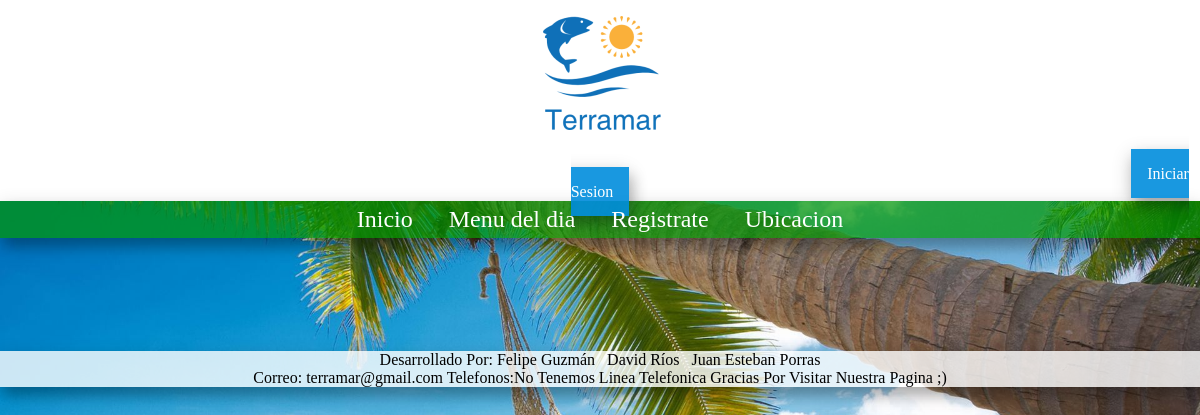
Page /menu.php on the earlier database version.
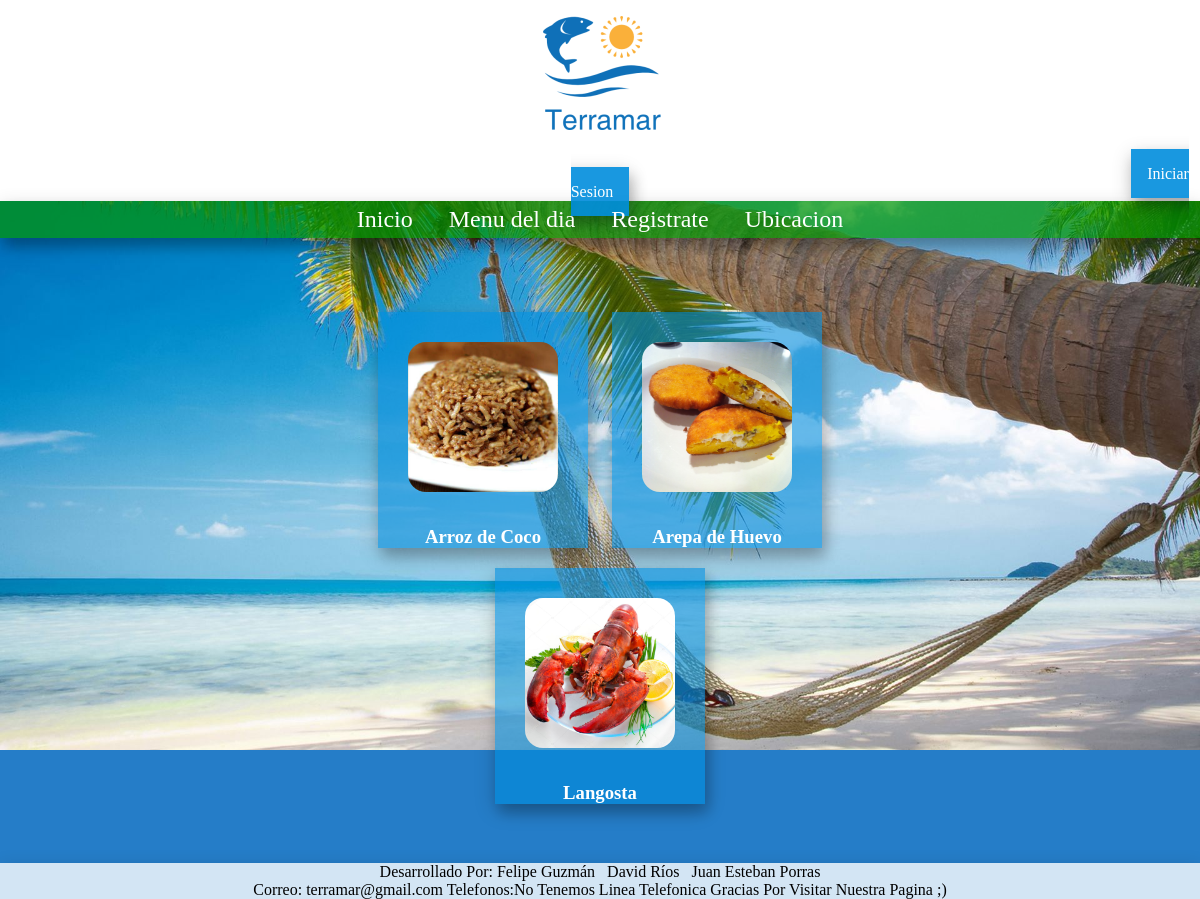
Same page on the later database version.
### tables this page shows
CREATE TABLE `platos` (
  `id_plato` int(11) NOT NULL,
  `nom_plato` varchar(45) NOT NULL,
  `tiempo_preparacion` varchar(11) NOT NULL,
  `preparacion` longtext NOT NULL,
  `precio` int(11) NOT NULL,
  `ruta` text NOT NULL,
  `descripcion` longtext NOT NULL
);

### menu.php (the view, shortened to what this page needs)
<?php
include "headers.php";
include 'conexion.php';
 ?>
 <!DOCTYPE html>
<html lang="es">
<head>
    <link rel="stylesheet" type="text/css" href="css/estilo.css">
</head>
<body>
<center>
<section class="banner">
                <center>
                <img alt="logo" class="logo" src="images/logo.png">
            </center>
               <?php echo $bienvenidad ?>
            </section>
<nav>
    <ul>
        <li>
            <?php echo $menu ?>
        </li>
    </ul>
</nav>
<article>
    <section class="menu" >
    <?php
    $sql     = "SELECT * FROM platos;";
    $mostrar = $conexion->query($sql);
    while ($buscaPlatos = $mostrar->fetch_assoc()) {
        echo '        <a href="'.$info_plato.'=' . $buscaPlatos['id_plato'] . '"><div class="platos">
            <img class="foto" src="' . $buscaPlatos['ruta'] . '" alt="' . $buscaPlatos['nom_plato'] . '" style="width: 150px;height: 150px;padding:30px;border-radius:3em;">
            <h1>' . $buscaPlatos['nom_plato'] . '</h1>
            </div></a>
';
    }
    ?>
    </section>
</article>
<footer>
            <p>
                Desarrollado Por:
    Felipe Guzmán   David Ríos   Juan  Esteban Porras
            </p>
            <p>
                Correo: terramar@gmail.com
    Telefonos:No Tenemos Linea Telefonica
    Gracias Por Visitar Nuestra Pagina ;)
            </p>
</footer>
</body>
</html>

### headers.php (shortened to what this page needs)
<?php
$bienvenidad = '<a class="iniciosesion" href="iniciosesion.php">
Iniciar Sesion
 </a>
';
	 $menu = '
<a href="index.php">
	Inicio
</a>
<a href="menu.php">
	Menu del dia
</a>
<a href="registrarse.php">
	Registrate
</a>
<a href="lugar.php">
	Ubicacion
</a>
';
	$info_plato ='informacion.php?id';
 ?>

### css/estilo.css (style rules this page uses)
* { margin: 0; padding: 0em; }
body { background: #257DC8; background-image: url(../images/fondo.jpg); background-repeat: no-repeat; background-size: 100%; background-attachment: fixed; }
.banner { display: block; text-align: center; background-color: rgb(255, 255, 255); width: 100%; margin: auto; }
.logo { padding: 1em; background: #fff; border-radius: 2.5em; margin-left: 0px; width: 167, 4px; height: 116, 1px; }
ul li { list-style: none; padding: 5px 0px 5px 0px; background: rgb(0, 153, 0, 0.7); box-shadow: 4px 9px 13px 0 rgba(0, 0, 0, 0.2), 0 6px 20px 0 rgba(0, 0, 0, 0.19); text-align: center; width: 100%; margin: auto; }
ul li a { text-decoration: none; color: rgb(255, 255, 255); margin: 10px; padding: 5px; font-size: 1.5em; }
.menu { text-align: center; padding-top: 4em; padding-left: 20em; padding-right: 20em; }
.platos { display: inline-block; color: #fff; background: rgb(0, 141, 221, 0.6); box-shadow: 4px 9px 13px 0 rgba(0, 0, 0, 0.2), 0 6px 20px 0 rgba(0, 0, 0, 0.19); text-align: center; margin: 10px; position: relative; }
footer { background-color: rgb(255, 255, 255, 0.8); color: rgb(0, 0, 0); text-align: center; box-shadow: 4px 9px 13px 0 rgba(0, 0, 0, 0.2), 0 6px 20px 0 rgba(0, 0, 0, 0.19); margin-top: 49px; }
.iniciosesion { text-decoration: none; color: white; margin-left: 1120px; background-color: black; padding: 1em; box-shadow: 4px 9px 13px 0 rgba(0, 0, 0, 0.2), 0 6px 20px 0 rgba(0, 0, 0, 0.19); background-color: rgb(0, 141, 221, 0.9); }

Differences in the rows shown:
added platos: ruta (picture), nom_plato "Arroz de Coco"
added platos: ruta (picture), nom_plato "Arepa de Huevo"
added platos: ruta (picture), nom_plato "Langosta"
